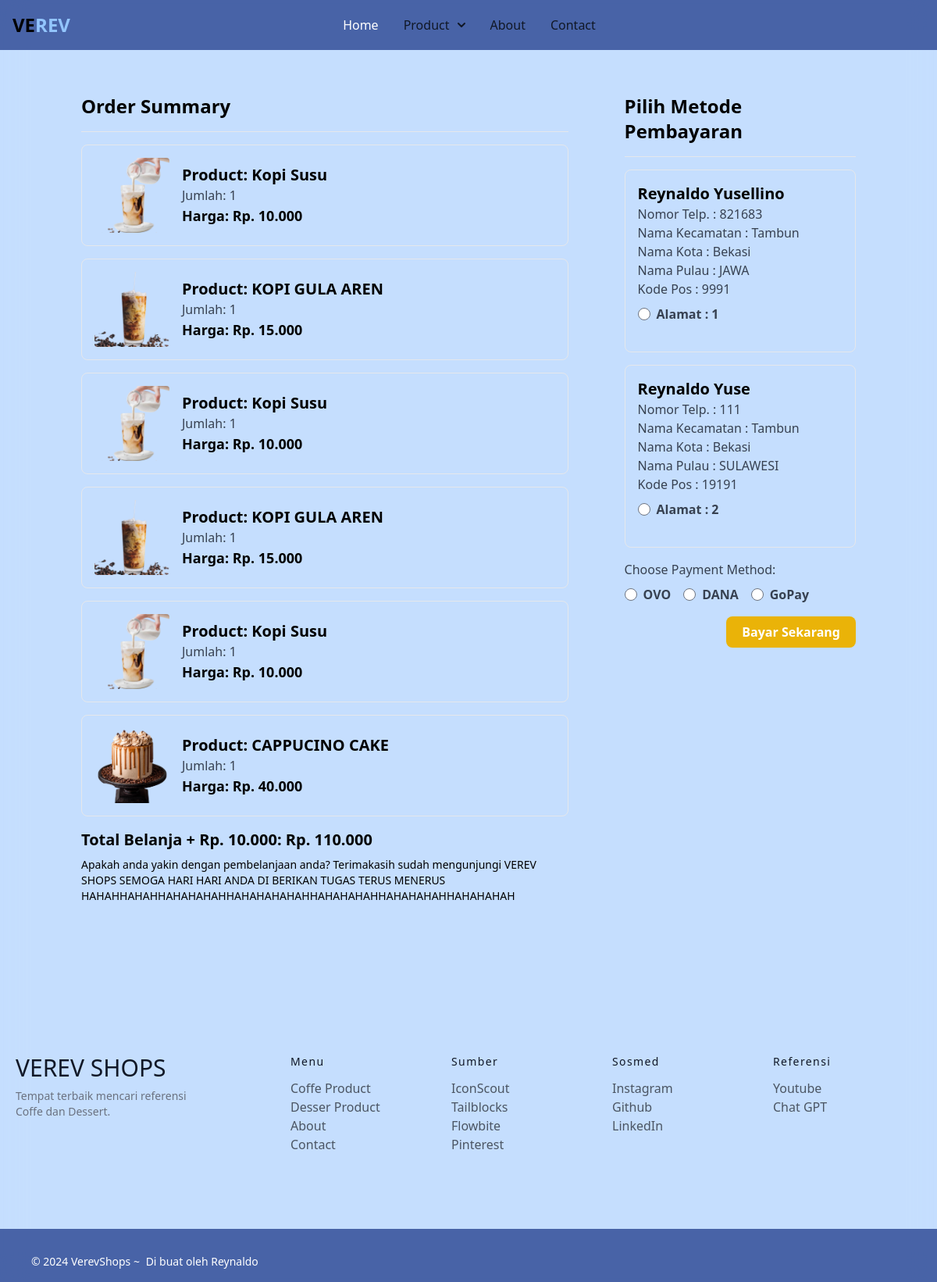
The page /checkout/ (signed in) on the database as committed earlier.
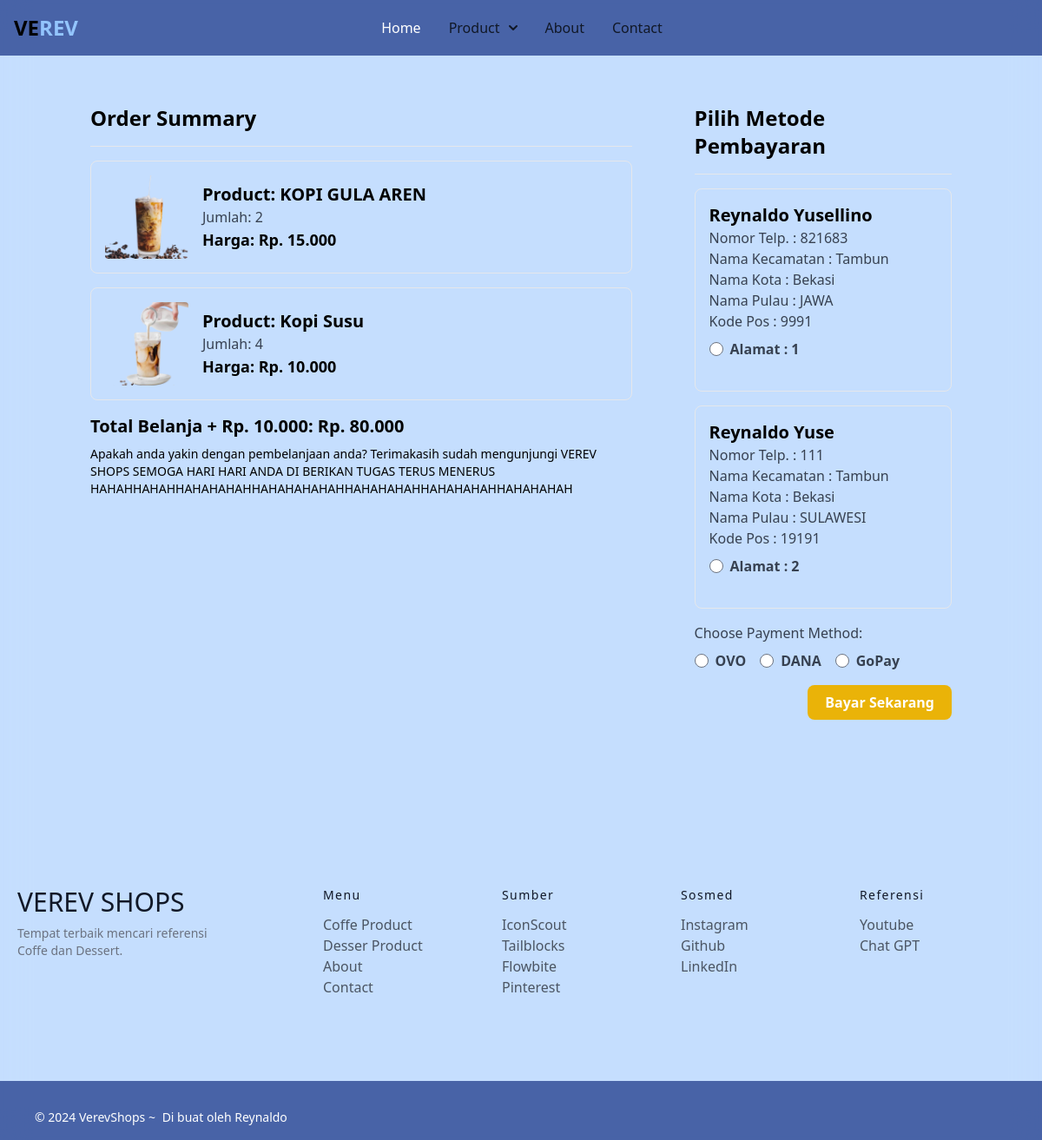
The same page on the database as committed later.
### verevapp/models.py (models this page shows, shortened)
class Cart(models.Model):
    user = models.ForeignKey(User,on_delete=models.CASCADE)
    product = models.ForeignKey(Product,on_delete=models.CASCADE)
    quantity = models.PositiveIntegerField(default=1)

class Product(models.Model):
    title = models.CharField(max_length=100)
    selling_price = models.FloatField()
    discounted_price = models.FloatField()
    description = models.TextField()
    composition = models. TextField(default='')
    prodapp = models.TextField(default='')
    category = models.CharField(choices=CATEGORY_CHOICES, max_length=2)
    product_image = models.ImageField(upload_to='product')

class Customer(models.Model):
    user = models.ForeignKey(User,on_delete=models.CASCADE)
    name = models.CharField(max_length=100)
    locality = models.CharField(max_length=100)
    city = models.CharField(max_length=100)
    mobile = models.IntegerField()
    zipcode = models.IntegerField()
    state = models.CharField(choices=AREA_CHOICES, max_length=100)

### verevapp/views.py (the view)
# urls.py: path("checkout/", views.checkout.as_view(), name='checkout'),
class checkout(View):
    def get(self,req):
        user = req.user
        add = Customer.objects.filter(user=user)
        cart_items = Cart.objects.filter(user=user)
        famount = 0
        for p in cart_items:
            value = p.quantity * p.product.discounted_price
            famount = famount + value
        totalamount = famount + 10
        return render(req, 'checkout.html',locals())

### templates/checkout.html (shortened to what this page needs)
{% include "base.html" %}
{% include "navbar.html" %}
<div class="container mx-auto mt-10">
  <div class="flex flex-col md:flex-row">
    <div class="md:w-2/3 p-4">
      <h4 class="text-2xl font-bold mb-4">Order Summary</h4>
      <hr class="mb-4">
      {% for item in cart_items %}
      <div class="border rounded-lg p-4 mb-4">
        <div class="flex items-center">
          <img class="w-24 h-24 object-cover rounded mr-4" src="{{ item.product.product_image.url }}" alt="Product Image">
          <div>
            <h5 class="text-xl font-semibold">Product: {{ item.product.title }}</h5>
            <p class="text-gray-700">Jumlah: {{ item.quantity }}</p>
            <p class="text-lg font-bold">Harga: Rp. {{ item.product.discounted_price|floatformat:3 }}</p>
          </div>
        </div>
      </div>
      {% endfor %}
      <p class="text-xl font-bold mt-4">Total Belanja + Rp. 10.000: Rp. {{ totalamount|floatformat:3 }}</p>
      <p class="text-sm mt-2">Apakah anda yakin dengan pembelanjaan anda? Terimakasih sudah mengunjungi VEREV SHOPS SEMOGA HARI HARI ANDA DI BERIKAN TUGAS TERUS MENERUS HAHAHHAHAHHAHAHAHAHHAHAHAHAHAHHAHAHAHAHHAHAHAHAHHAHAHAHAH</p>
    </div>
    <div class="md:w-1/3 p-4 md:ml-10">
      <h4 class="text-2xl font-bold mb-4">Pilih Metode Pembayaran</h4>
      <hr class="mb-4">
      <form method="post" action="{% url 'generate_pdf' %}">
        {% for ad in add %}
        <div class="border rounded-lg p-4 mb-4">
          <div>
            <h5 class="text-xl font-semibold">{{ ad.name }}</h5>
            <p class="text-gray-700">Nomor Telp. : {{ ad.mobile }}</p>
            <p class="text-gray-700">Nama Kecamatan : {{ ad.locality }}</p>
            <p class="text-gray-700">Nama Kota : {{ ad.city }}</p>
            <p class="text-gray-700">Nama Pulau : {{ ad.state }}</p>
            <p class="text-gray-700">Kode Pos : {{ ad.zipcode }}</p>
            <div class="flex items-center mt-2 mb-5">
              <input class="form-radio h-4 w-4 text-blue-600 transition duration-150 ease-in-out mr-2" type="radio" name="custid" id="custadd{{ forloop.counter }}" value="{{ ad.id }}">
              <label class="form-radio-label font-bold text-gray-700" for="custadd{{ forloop.counter }}">
                Alamat : {{ forloop.counter }}
              </label>
            </div>
          </div>
        </div>
        {% endfor %}
        <div class="mb-4">
          <label class="block text-gray-700 font-medium mb-2">Choose Payment Method:</label>
          <div class="flex items-center mb-2">
            <input type="radio" class="form-radio h-4 w-4 text-blue-600 transition duration-150 ease-in-out mr-2" name="payment_method" id="ovo" value="OVO">
            <label for="ovo" class="font-bold text-gray-700 mr-4">OVO</label>
            <input type="radio" class="form-radio h-4 w-4 text-blue-600 transition duration-150 ease-in-out mr-2" name="payment_method" id="dana" value="DANA">
            <label for="dana" class="font-bold text-gray-700 mr-4">DANA</label>
            <input type="radio" class="form-radio h-4 w-4 text-blue-600 transition duration-150 ease-in-out mr-2" name="payment_method" id="gopay" value="GoPay">
            <label for="gopay" class="font-bold text-gray-700">GoPay</label>
          </div>
        </div>
        <div class="text-right">
          <button type="submit" class="bg-yellow-500 text-white py-2 px-5 rounded-lg font-bold hover:bg-yellow-600">Bayar Sekarang</button>
        </div>
      </form>
    </div>
  </div>
</div>
{% include "footer.html" %}

Rows that differ between the two databases and show on the page:
removed Cart: product.product_image (picture), product "Kopi Susu", quantity "1", product.discounted_price "10.000"
removed Cart: product.product_image (picture), product "KOPI GULA AREN", quantity "1", product.discounted_price "15.000"
removed Cart: product.product_image (picture), product "Kopi Susu", quantity "1", product.discounted_price "10.000"
removed Cart: product.product_image (picture), product "CAPPUCINO CAKE", quantity "1", product.discounted_price "40.000"
changed Cart "KOPI GULA AREN": quantity "1" → "2"
changed Cart "Kopi Susu": quantity "1" → "4"
Other text that changed with them:
{{ totalamount|floatformat:3 }}: "110.000" → "80.000"
